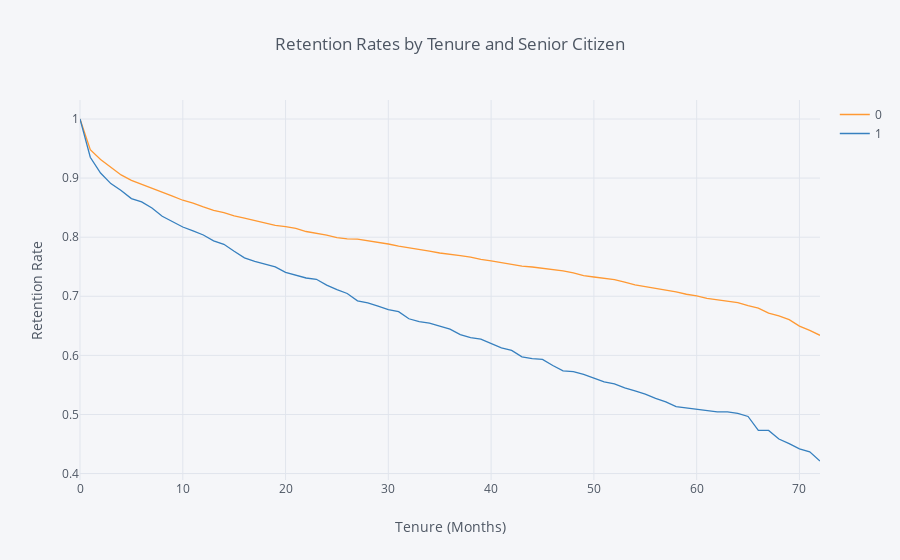

Notebook cell for this chart:
### Markdown cell above
We can see that at tenure 0, both survival curves start at 1 (100%). The female curve then declines a little faster than the male curve and then they both continue to decline gradually until they get past 60 months, at which point the male curve takes a steeper dive below the female retention rates. Both curves end at around the 60% mark, meaning that after 70 months of tenure, a customer is approximately 40% likely to churn (60% retention rate).

Using our function, we can easily swap out group fields to take a look at survival rates form different perspectives. Here are the survival curves for senior citizens and non-seniors.

### Code cell
rates = survival(data, 'SeniorCitizen', 'tenure', 'ChurnBinary')

rates.iplot(kind='line', xTitle='Tenure (Months)', yTitle='Retention Rate',
            title='Retention Rates by Tenure and Senior Citizen')

### Figure 1 — Plotly figure (JSON) as saved in the notebook; plotly's stock layout.template omitted (floating-point values rounded to 4 significant figures)
{"data": [{"line": {"color": "rgba(255, 153, 51, 1.0)", "dash": "solid", "shape": "linear", "width": 1.3}, "mode": "lines", "name": "0", "text": "", "type": "scatter", "uid": "6f1e59d0-5935-4d72-ab9c-c3ea05d8b2bb", "x": [0, 1, 2, 3, 4, 5, 6, 7, 8, 9, 10, 11, 12, 13, 14, 15, 16, 17, 18, 19, 20, 21, 22, 23, 24, 25, 26, 27, 28, 29, 30, 31, 32, 33, 34, 35, 36, 37, 38, 39, 40, 41, 42, 43, 44, 45, 46, 47, 48, 49, 50, 51, 52, 53, 54, 55, 56, 57, 58, 59, 60, 61, 62, 63, 64, 65, 66, 67, 68, 69, 70, 71, 72], "y": [1, 0.948, 0.9316, 0.9183, 0.9054, 0.8962, 0.8898, 0.8821, 0.8769, 0.8695, 0.8625, 0.8576, 0.8512, 0.8453, 0.8414, 0.836, 0.8323, 0.8278, 0.8235, 0.82, 0.8179, 0.8151, 0.8096, 0.8069, 0.8035, 0.7994, 0.7971, 0.7966, 0.7942, 0.7915, 0.7885, 0.7849, 0.7823, 0.7794, 0.7765, 0.7733, 0.7714, 0.769, 0.7662, 0.7623, 0.7601, 0.7571, 0.7534, 0.7509, 0.7495, 0.7477, 0.7459, 0.7429, 0.7398, 0.7351, 0.7326, 0.7309, 0.7284, 0.7239, 0.7193, 0.7164, 0.7135, 0.711, 0.7073, 0.7035, 0.7006, 0.6965, 0.694, 0.6913, 0.6892, 0.684, 0.68, 0.6715, 0.6668, 0.6605, 0.6496, 0.6423, 0.6339]}, {"line": {"color": "rgba(55, 128, 191, 1.0)", "dash": "solid", "shape": "linear", "width": 1.3}, "mode": "lines", "name": "1", "text": "", "type": "scatter", "uid": "20d6385b-84d1-4d7c-b327-6dbbc3fd744f", "x": [0, 1, 2, 3, 4, 5, 6, 7, 8, 9, 10, 11, 12, 13, 14, 15, 16, 17, 18, 19, 20, 21, 22, 23, 24, 25, 26, 27, 28, 29, 30, 31, 32, 33, 34, 35, 36, 37, 38, 39, 40, 41, 42, 43, 44, 45, 46, 47, 48, 49, 50, 51, 52, 53, 54, 55, 56, 57, 58, 59, 60, 61, 62, 63, 64, 65, 66, 67, 68, 69, 70, 71, 72], "y": [1, 0.9352, 0.9086, 0.8907, 0.879, 0.8653, 0.8597, 0.8495, 0.8354, 0.8268, 0.8172, 0.8105, 0.8037, 0.7939, 0.788, 0.7761, 0.7651, 0.759, 0.7539, 0.7498, 0.7404, 0.7352, 0.7309, 0.7288, 0.719, 0.7113, 0.7047, 0.6924, 0.689, 0.6833, 0.6775, 0.6739, 0.6619, 0.6571, 0.6546, 0.6495, 0.6444, 0.6353, 0.63, 0.6274, 0.6193, 0.6125, 0.6084, 0.5974, 0.5946, 0.5931, 0.5829, 0.5739, 0.5724, 0.5678, 0.5616, 0.5551, 0.5518, 0.5451, 0.5399, 0.5346, 0.5272, 0.5214, 0.5133, 0.5112, 0.5091, 0.5069, 0.5045, 0.5045, 0.502, 0.4966, 0.473, 0.473, 0.4584, 0.4506, 0.4419, 0.4369, 0.4213]}], "layout": {"autosize": true, "legend": {"bgcolor": "#F5F6F9", "font": {"color": "#4D5663"}}, "paper_bgcolor": "#F5F6F9", "plot_bgcolor": "#F5F6F9", "title": {"font": {"color": "#4D5663"}, "text": "Retention Rates by Tenure and Senior Citizen"}, "xaxis": {"autorange": true, "gridcolor": "#E1E5ED", "range": [0, 72], "showgrid": true, "tickfont": {"color": "#4D5663"}, "title": {"font": {"color": "#4D5663"}, "text": "Tenure (Months)"}, "type": "linear", "zerolinecolor": "#E1E5ED"}, "yaxis": {"autorange": true, "gridcolor": "#E1E5ED", "range": [0.3891, 1.032], "showgrid": true, "tickfont": {"color": "#4D5663"}, "title": {"font": {"color": "#4D5663"}, "text": "Retention Rate"}, "type": "linear", "zerolinecolor": "#E1E5ED"}}}
